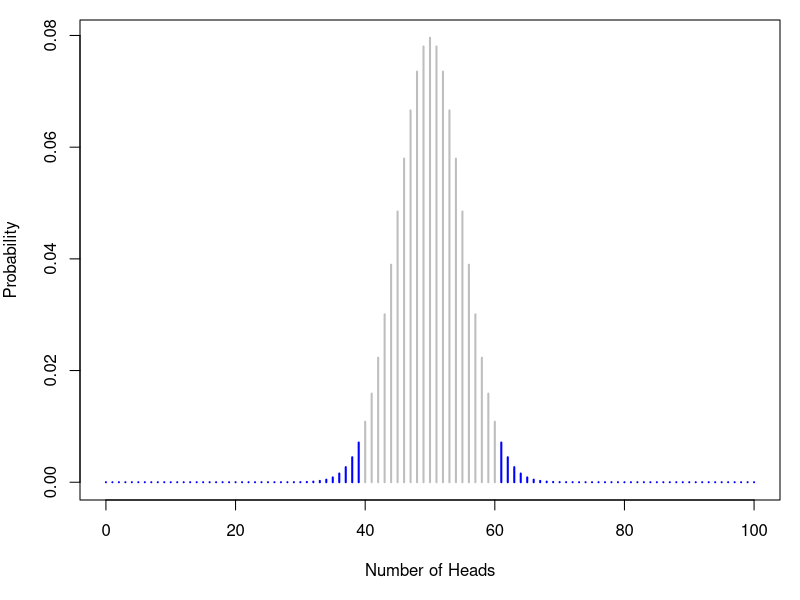
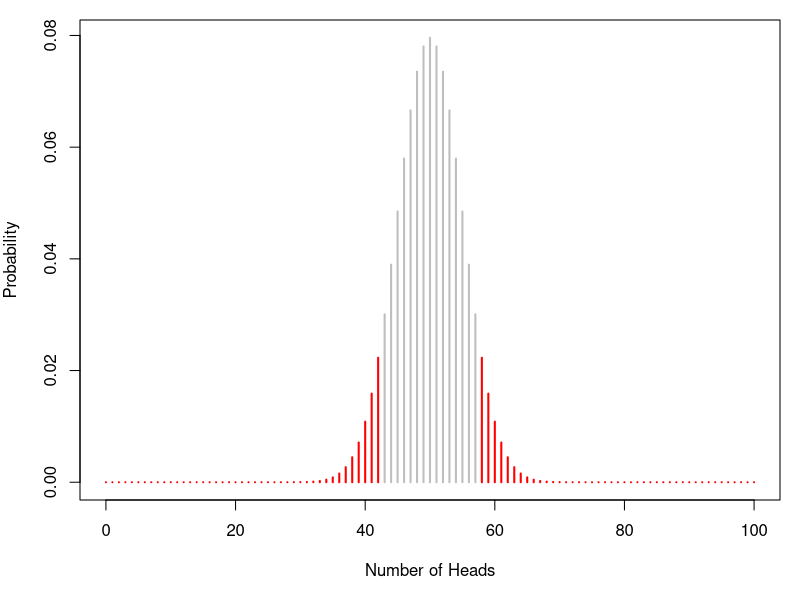
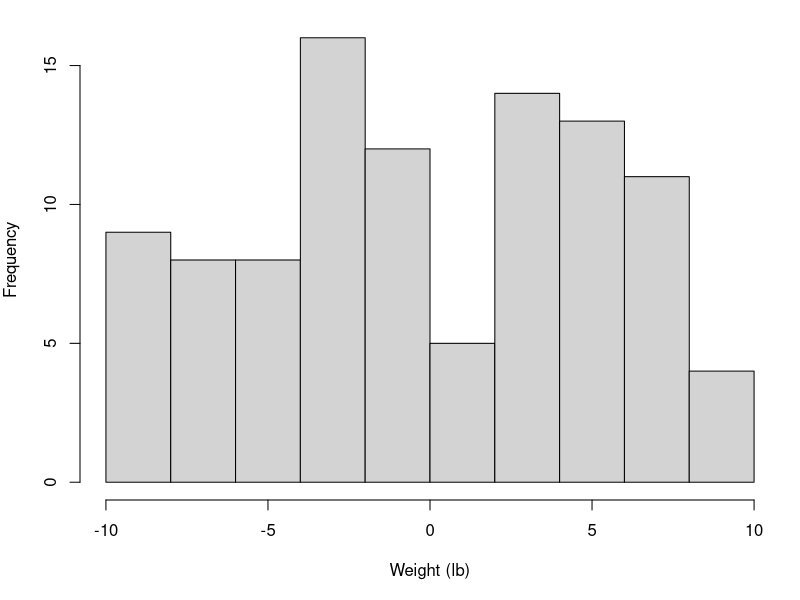
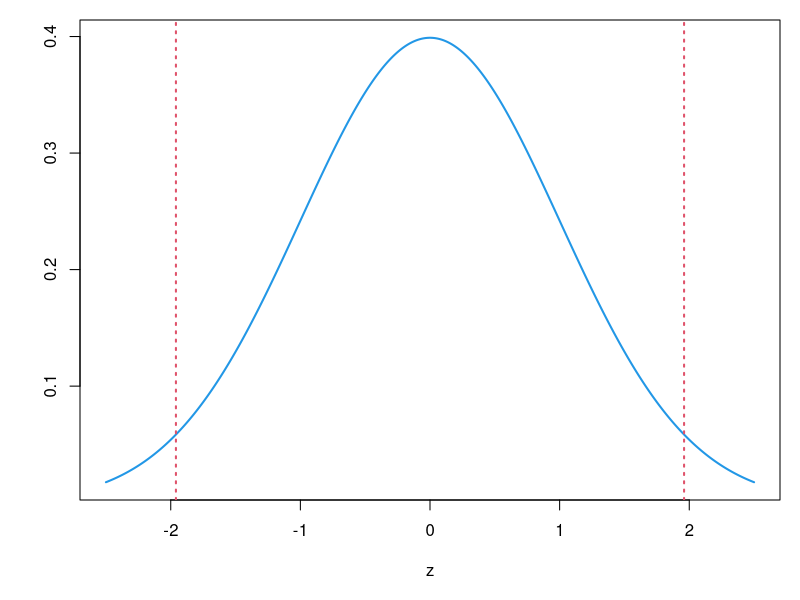
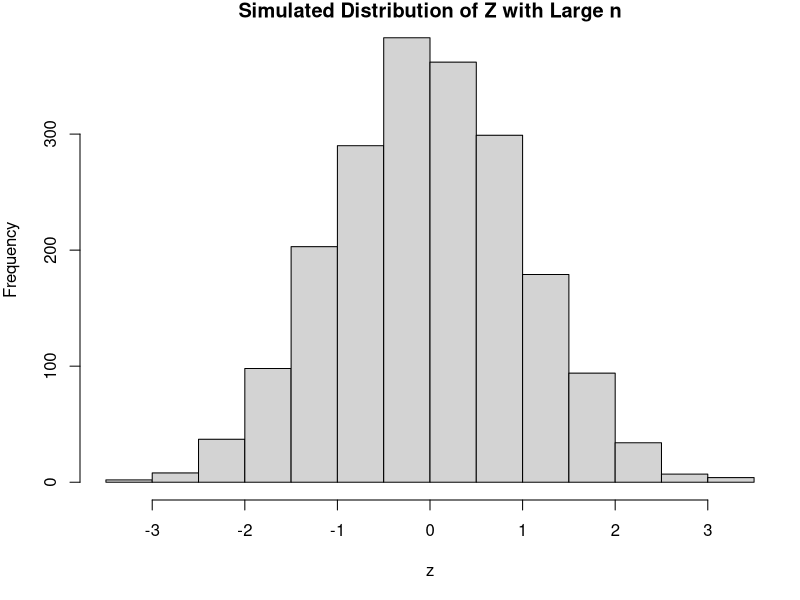
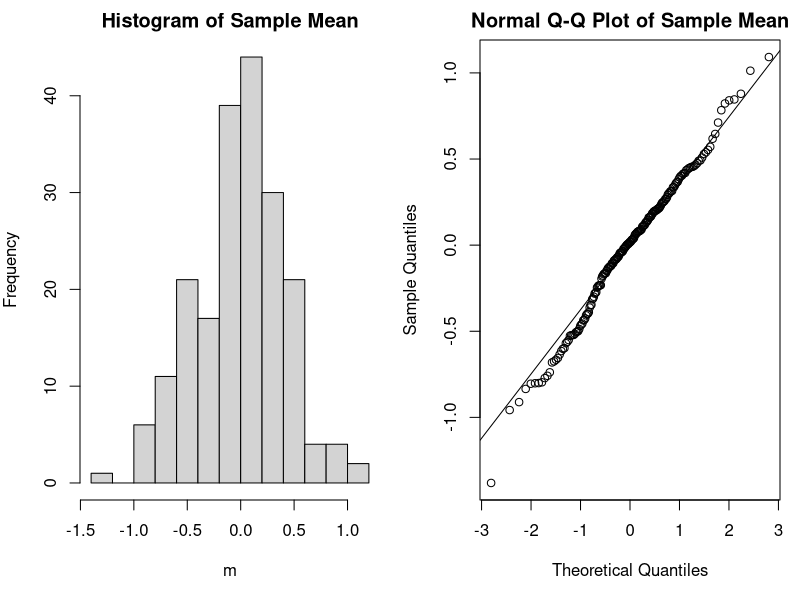
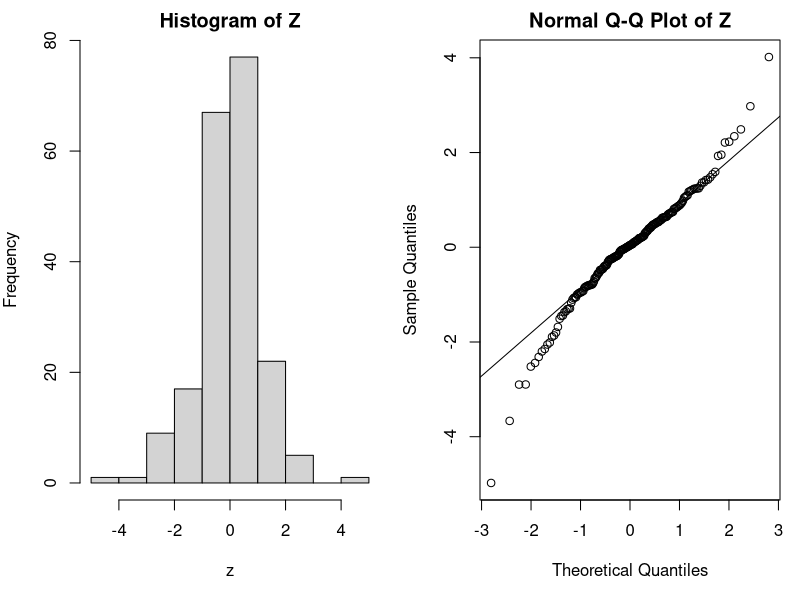
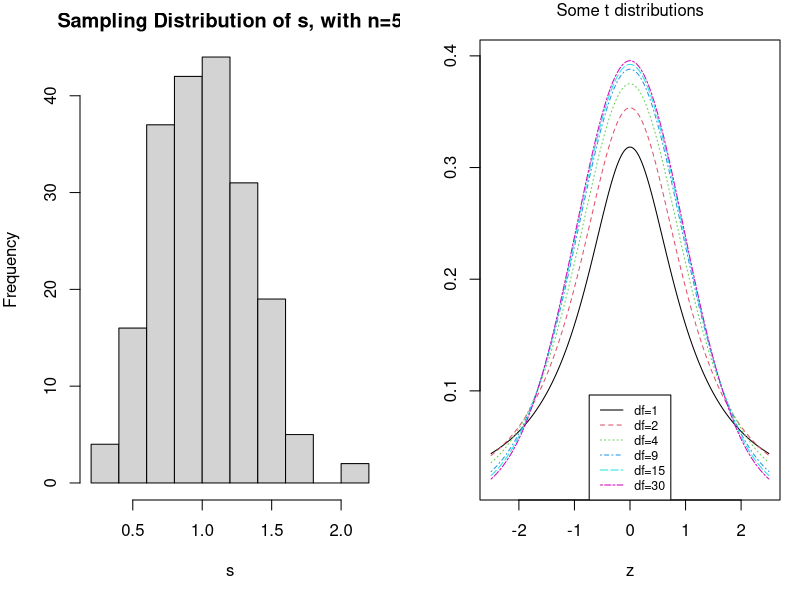

Write the R code that produced these figures, in order.
## ---- chunk 1
par(mar=c(5,4,1,1))
plot(0:100,dbinom(0:100,size=100,p=0.5),type="h",col=c(rep("blue",40),rep("gray",21),rep("blue",40)),lwd=2,xlab="Number of Heads",ylab="Probability")
## ---- chunk 2
n=100
p0=0.5
rejection_region = c(0:39,61:100)
sum(dbinom(rejection_region, size=n, p=p0))
## ---- chunk 3
n=100
p0=0.5
rejection_region = c(0:40,60:100)
sum(dbinom(rejection_region, size=n, p=p0))
## ---- chunk 4
sum(dbinom(c(0:39,61:100),size=100,p=0.7))
## ---- chunk 5
sum(dbinom(c(0:38,62:100),size=100,p=0.5))
## ---- chunk 6
sum(dbinom(c(0:38,62:100),size=100,p=0.7))
## ---- chunk 7
2*(1-pnorm(2))
## ---- chunk 8
sum(dbinom(c(0:11,29:500),size=500,p=0.04))
## ---- chunk 9
phat=0.55
n=100
se=sqrt(phat*(1-phat)/n)
phat-1.96*se
phat+1.96*se
## ---- chunk 10
par(mar=c(5,4,1,1))
plot(0:100,dbinom(0:100,size=100,p=0.5),type="h",col=c(rep("red",43),rep("gray",15),rep("red",43)),lwd=2,xlab="Number of Heads",ylab="Probability")
## ---- chunk 11
sum(dbinom(c(0:44,56:100),size=100,p=0.5))
## ---- chunk 12
set.seed(1)
options(width=84)
n=100
x=round(runif(n,-10,10),0)
x
## ---- chunk 13
hist(x,main="",xlab="Weight (lb)")
## ---- chunk 14
set.seed(123456)
n=100
critical.value=1
reps=200
xbar=rep(NA,reps)
for(i in 1:reps) xbar[i]=mean(round(runif(n,-10,10),0))
summary(xbar)
mean(abs(xbar)>critical.value)
## ---- chunk 15
set.seed(123456)
n=20
critical.value=2.2
reps=200
xbar=rep(NA,reps)
for(i in 1:reps) xbar[i]=mean(round(runif(n,-10,10),0))
summary(xbar)
mean(abs(xbar)>critical.value)
## ---- chunk 16
set.seed(123456)
n=100
critical.value=1
reps=200
xbar=rep(NA,reps)
for(i in 1:reps) xbar[i]=mean(sample(c(-5,5),size=n,replace=T))
summary(xbar)
mean(abs(xbar)>critical.value)
## ---- chunk 17
set.seed(123456)
n=20
critical.value=2.2
reps=200
xbar=rep(NA,reps)
for(i in 1:reps) xbar[i]=mean(sample(c(-5,5),size=n,replace=T))
summary(xbar)
mean(abs(xbar)>critical.value)
## ---- chunk 18
set.seed(123456)
n=100
critical.value=1
reps=200
xbar=rep(NA,reps)
for(i in 1:reps) xbar[i]=mean(runif(n,-9,11))
summary(xbar)
mean(abs(xbar)>critical.value)
## ---- chunk 19
m=mean(x)
m
s=sd(x)
s
z=m/(s/sqrt(n))
z
## ---- chunk 20
z=((-1000):1000)/400
plot(z,dnorm(z),type="l",lty=1,lwd=2,col=4,ylab="",main="")
mtext("Theoretical Distribution of Z",side=3,line=1)
abline(v=-1.96,lty=3,lwd=2,col=2)
abline(v=1.96,lty=3,lwd=2,col=2)
## ---- chunk 21
set.seed(1)
n=1000
reps=2000
m=rep(NA,reps)
s=rep(NA,reps)
for(i in 1:reps){
  x=runif(n,-1,1)
  m[i]=mean(x)
  s[i]=sd(x)
}
z=m/(s/sqrt(n))
hist(z,main="Simulated Distribution of Z with Large n")
## ---- chunk 22
set.seed(1)
n=5
reps=200
m=rep(NA,reps)
s=rep(NA,reps)
for(i in 1:reps){
  x=rnorm(n,mean=0,sd=1)
  m[i]=mean(x)
  s[i]=sd(x)
}
z=m/(s/sqrt(n))
par(mfrow=c(1,2),mar=c(5,4,2,1))
hist(m,main="Histogram of Sample Mean")
qqnorm(m,main="Normal Q-Q Plot of Sample Mean")
qqline(m)
## ---- chunk 23
par(mfrow=c(1,2),mar=c(5,4,2,1))
hist(z,main="Histogram of Z")
qqnorm(z,main="Normal Q-Q Plot of Z")
qqline(z)
## ---- chunk 24
hist(s,main="Sampling Distribution of s, with n=5")
## ---- chunk 25
z=((-1000):1000)/400
plot(z,dnorm(z),type="n",lty=1,lwd=1,col="gray",ylab="")
lines(z,dt(z,df=1),lty=1,lwd=1,col=1)
lines(z,dt(z,df=2),lty=2,lwd=1,col=2)
lines(z,dt(z,df=4),lty=3,lwd=1,col=3)
lines(z,dt(z,df=9),lty=4,lwd=1,col=4)
lines(z,dt(z,df=15),lty=5,lwd=1,col=5)
lines(z,dt(z,df=30),lty=6,lwd=1,col=6)
mtext("Some t distributions",side=3,line=1)
legend("bottom",paste("df=",c(1,2,4,9,15,30),sep=""),lty=1:6,col=1:6,cex=0.75)
## ---- chunk 26
n=c(2:5,10,20,30,50,100,200)
data.frame(n,df=n-1,t.critical.value=round(qt(.975,df=n-1),2))
## ---- chunk 27
n=c(10,20,30,50,100,200)
data.frame(n,df=n-1,
t.05=round(qt(.975,df=n-1),2),
t.01=round(qt(.995,df=n-1),2),
t.001=round(qt(.9995,df=n-1),2)
)
## ---- chunk 28
set.seed(123456)
n=100
reps=200
z=rep(NA,reps)
for(i in 1:reps){
  x=round(runif(n,-10,10),0)
  z[i]=mean(x)/(sd(x)/sqrt(n))
}
summary(z)
critical.value = 1.96
mean(abs(z)>critical.value)
## ---- chunk 29
set.seed(123456)
n=20
reps=200
z=rep(NA,reps)
for(i in 1:reps){
  x=round(runif(n,-10,10),0)
  z[i]=mean(x)/(sd(x)/sqrt(n))
}
summary(z)
critical.value = 1.96
mean(abs(z)>critical.value)
## ---- chunk 30
set.seed(123456)
n=20
reps=200
z=rep(NA,reps)
for(i in 1:reps){
  x=sample(c(-5,5),size=n,replace=T)
  z[i]=mean(x)/(sd(x)/sqrt(n))
}
summary(z)
critical.value = 1.96
mean(abs(z)>critical.value)
## ---- chunk 31
set.seed(123456)
n=20
reps=200
z=rep(NA,reps)
for(i in 1:reps){
  x=rnorm(n,mean=0,sd=5)
  z[i]=mean(x)/(sd(x)/sqrt(n))
}
summary(z)
critical.value = 1.96
mean(abs(z)>critical.value)
## ---- chunk 32
2*(1-pnorm(0.73))
## ---- chunk 33
Speed = morley$Speed[morley$Expt==1]
hist(Speed,main="")
abline(v=792,lty=3,col=4,lwd=2)
## ---- chunk 34
n=length(Speed)
z=(mean(Speed)-792)/(sd(Speed)/sqrt(n))
z
## ---- chunk 35
qt(0.975,df=n-1)
## ---- chunk 36
2*(1-pt(z,df=n-1))
